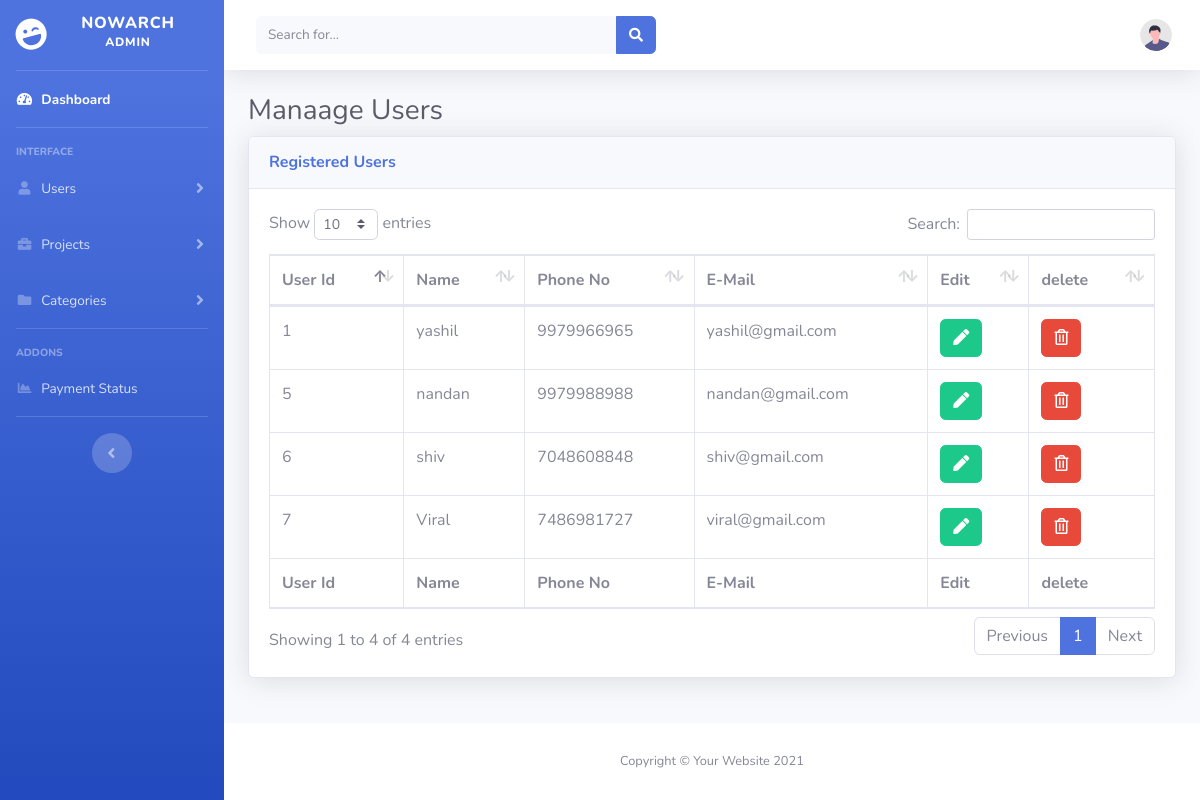
Screenshot of /admin/user.php with the database file from the repository.
### tables this page shows
CREATE TABLE `user` (
  `uid` int(11) NOT NULL,
  `uname` varchar(20) NOT NULL,
  `phno` varchar(10) NOT NULL,
  `email` varchar(50) NOT NULL,
  `password` varchar(50) NOT NULL
);

### admin/user.php (the view, shortened to what this page needs)
<?php
    include('includes/header.php');
    include('includes/navbar.php');
	include('includes/menu.php');
    $connection = mysqli_connect("localhost","root","","arch");
	$query = "SELECT * FROM user";
	$query_run = mysqli_query($connection,$query);
?>
<div class="container-fluid">
<h1 class="h3 mb-2 text-gray-800">Manaage Users</h1>
<div class="card shadow mb-4">
    <div class="card-header py-3">
        <h6 class="m-0 font-weight-bold text-primary">Registered Users</h6>
    </div>
    <div class="card-body">
        <div class="table-responsive">
            <table class="table table-bordered" id="dataTable" width="100%" cellspacing="0">
                <thead>
                    <tr>
                        <th>User Id</th>
                        <th>Name</th>
                        <th>Phone No</th>
                        <th>E-Mail</th>
                        <th>Edit</th>
                        <th>delete</th>
                    </tr>
                </thead>
                <tfoot>
                    <tr>
                         <th>User Id</th>
                        <th>Name</th>
                        <th>Phone No</th>
                        <th>E-Mail</th>
                        <th>Edit</th>
                        <th>delete</th>
                    </tr>
                </tfoot>
                <tbody>
                <?php
				if(mysqli_num_rows($query_run)>0)
				{
					while($row = mysqli_fetch_assoc($query_run))
					{
						?>
							<tr>
					    	<td><?php echo $row ['uid'] ?> </td>
							<td><?php echo $row ['uname'] ?> </td>
    						<td><?php echo $row ['phno'] ?> </td>
							<td><?php echo $row ['email'] ?> </td>
                            <td>
								<form action="edituser.php?uid=<?$row ['uid']?>" method="POST">
								<button  type="submit" name="edit_btn" class="btn btn-success">
								<i class="fa fa-pen"> </i></button>
								</form>
							</td>
							<td>
								<form action="deleteuser.php"method="post">
								<button type="submit" name="delete_btn" class="btn btn-danger">
								<i class="far fa-trash-alt"> </i></button>
								</form>
							</td>
                            </tr>
                        <?php
                    }
                }
                ?>
                </tbody>
            </table>
        </div>
    </div>
</div>
</div>
</div>
<?php
    include('includes/scripts.php');
    include('includes/footer.php');
?>

### admin/includes/header.php (shortened to what this page needs)
<!DOCTYPE html>
<html lang="en">
<head>
    <link href="vendor/fontawesome-free/css/all.min.css" rel="stylesheet" type="text/css">
    <link href="css/sb-admin-2.min.css" rel="stylesheet">
    <link href="vendor/datatables/dataTables.bootstrap4.min.css" rel="stylesheet">
</head>
<body id="page-top">
    <div id="wrapper">

### admin/includes/navbar.php (shortened to what this page needs)
<ul class="navbar-nav bg-gradient-primary sidebar sidebar-dark accordion" id="accordionSidebar">
    <a class="sidebar-brand d-flex align-items-center justify-content-center" href="index.php">
        <div class="sidebar-brand-icon rotate-n-15">
            <i class="fas fa-laugh-wink"></i>
        </div>
        <div class="sidebar-brand-text mx-3">NowArch <sup>Admin</sup></div>
    </a>
    <hr class="sidebar-divider my-0">
    <li class="nav-item active">
        <a class="nav-link" href="index.php">
            <i class="fas fa-fw fa-tachometer-alt"></i>
            <span>Dashboard</span></a>
    </li>
    <hr class="sidebar-divider">
    <div class="sidebar-heading">
        Interface
    </div>
    <li class="nav-item">
        <a class="nav-link collapsed" href="#" data-toggle="collapse" data-target="#collapseTwo"
            aria-expanded="true" aria-controls="collapseTwo">
            <i class="fas fa-fw fa-user"></i>
            <span>Users</span>
        </a>
    </li>
    <li class="nav-item">
        <a class="nav-link collapsed" href="#" data-toggle="collapse" data-target="#collapseUtilities"
            aria-expanded="true" aria-controls="collapseUtilities">
            <i class="fas fa-fw fa-briefcase"></i>
            <span>Projects</span>
        </a>
        <a class="nav-link collapsed" href="#" data-toggle="collapse" data-target="#collapsePages"
            aria-expanded="true" aria-controls="collapsePages">
            <i class="fas fa-fw fa-folder"></i>
            <span> Categories</span>
        </a>
    </li>
    <hr class="sidebar-divider">
    <div class="sidebar-heading">
        Addons
    </div>
    <li class="nav-item">
        <a class="nav-link" href="PaytmKit\TxnStatus.php">
            <i class="fas fa-fw fa-chart-area"></i>
            <span>Payment Status</span></a>
    </li>
    <hr class="sidebar-divider d-none d-md-block">
    <div class="text-center d-none d-md-inline">
        <button class="rounded-circle border-0" id="sidebarToggle"></button>
    </div>
</ul>

### admin/includes/menu.php (shortened to what this page needs)
<div id="content-wrapper" class="d-flex flex-column">
    <div id="content">
        <nav class="navbar navbar-expand navbar-light bg-white topbar mb-4 static-top shadow">
            <form
                class="d-none d-sm-inline-block form-inline mr-auto ml-md-3 my-2 my-md-0 mw-100 navbar-search">
                <div class="input-group">
                    <input type="text" class="form-control bg-light border-0 small" placeholder="Search for..."
                        aria-label="Search" aria-describedby="basic-addon2">
                    <div class="input-group-append">
                        <button class="btn btn-primary" type="button">
                            <i class="fas fa-search fa-sm"></i>
                        </button>
                    </div>
                </div>
            </form>
            <ul class="navbar-nav ml-auto">
                <li class="nav-item dropdown no-arrow">
                    <a class="nav-link dropdown-toggle" href="#" id="userDropdown" role="button"
                        data-toggle="dropdown" aria-haspopup="true" aria-expanded="false">
                        <img class="img-profile rounded-circle"
                            src="img/undraw_profile.svg">
                    </a>
                </li>
            </ul>
        </nav>

### admin/includes/scripts.php (shortened to what this page needs)
</body>
</html>

### admin/includes/footer.php (shortened to what this page needs)
<footer class="sticky-footer bg-white">
             <div class="container my-auto">
                 <div class="copyright text-center my-auto">
                     <span>Copyright &copy; Your Website 2021</span>
                 </div>
             </div>
         </footer>

### rows the page displays
user: uid "1", uname "yashil", phno "9979966965", email "yashil@gmail.com"
user: uid "5", uname "nandan", phno "9979988988", email "nandan@gmail.com"
user: uid "6", uname "shiv", phno "7048608848", email "shiv@gmail.com"
user: uid "7", uname "Viral", phno "7486981727", email "viral@gmail.com"
